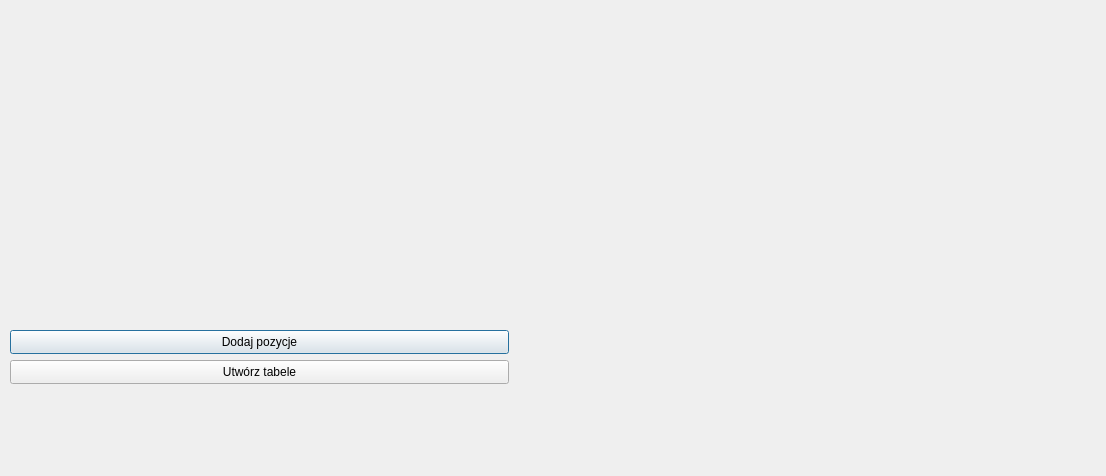
<?xml version="1.0" encoding="UTF-8"?>
<ui version="4.0">
 <class>tabela</class>
 <widget class="QDialog" name="tabela">
  <property name="geometry">
   <rect>
    <x>0</x>
    <y>0</y>
    <width>1106</width>
    <height>476</height>
   </rect>
  </property>
  <property name="windowTitle">
   <string>Dialog</string>
  </property>
  <widget class="QWidget" name="verticalLayoutWidget">
   <property name="geometry">
    <rect>
     <x>10</x>
     <y>10</y>
     <width>501</width>
     <height>314</height>
    </rect>
   </property>
   <layout class="QVBoxLayout" name="verticalLayout">
    <item>
     <spacer name="verticalSpacer">
      <property name="orientation">
       <enum>Qt::Vertical</enum>
      </property>
      <property name="sizeHint" stdset="0">
       <size>
        <width>20</width>
        <height>40</height>
       </size>
      </property>
     </spacer>
    </item>
   </layout>
  </widget>
  <widget class="QPushButton" name="pushButton">
   <property name="geometry">
    <rect>
     <x>10</x>
     <y>330</y>
     <width>499</width>
     <height>24</height>
    </rect>
   </property>
   <property name="text">
    <string>Dodaj pozycje</string>
   </property>
  </widget>
  <widget class="QPushButton" name="pushButton_2">
   <property name="geometry">
    <rect>
     <x>10</x>
     <y>360</y>
     <width>499</width>
     <height>24</height>
    </rect>
   </property>
   <property name="text">
    <string>Utwórz tabele</string>
   </property>
  </widget>
 </widget>
 <resources/>
 <connections/>
</ui>
